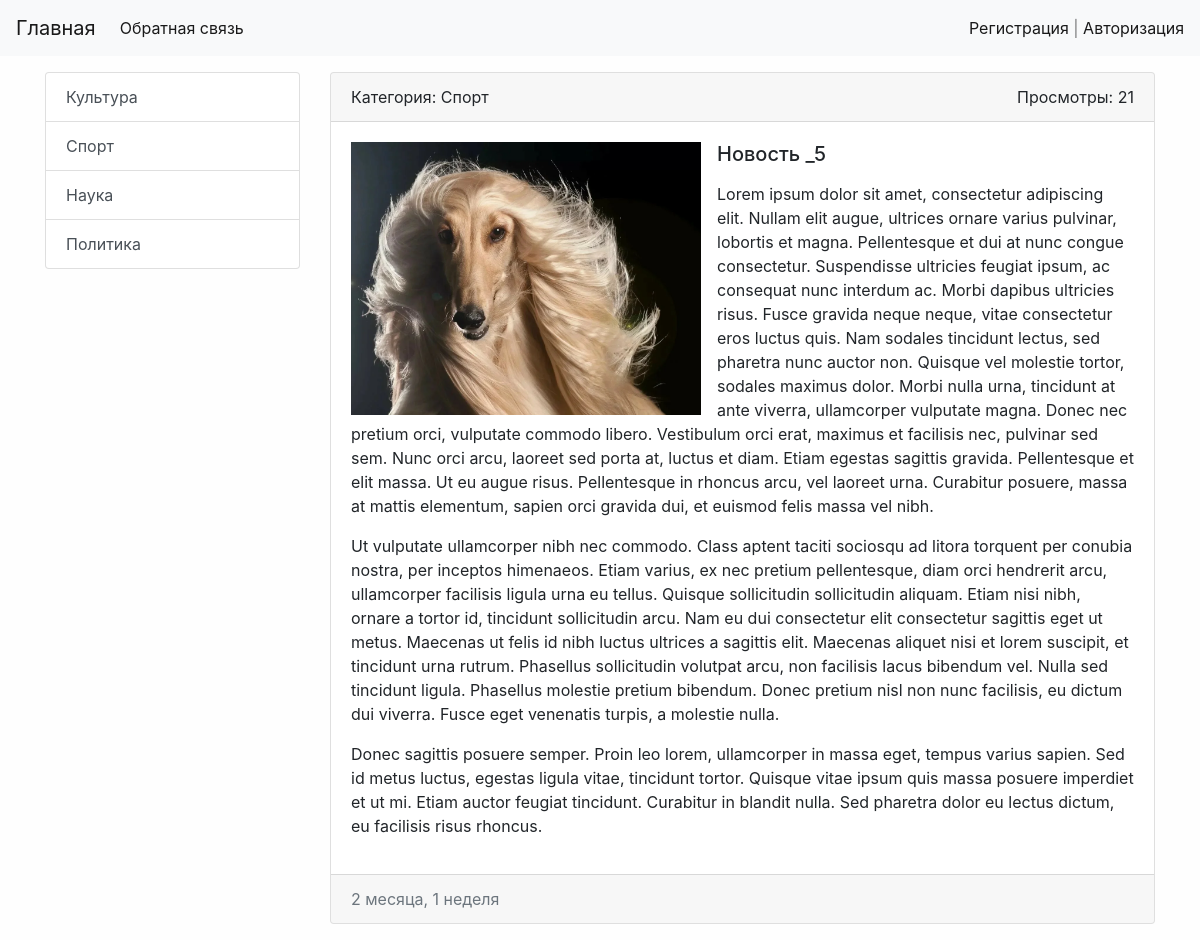
/news/6/, run on the app's committed database.
### appName/models.py (models this page shows, shortened)
class Category(models.Model):
    title = models.CharField(max_length=50, db_index=True)  #дб индекс - ускоряет поиск по этому полю хз
    def get_absolute_url(self): # конфенция приписывает называть так этот метод, а нужен он для ссылок красивых
        return reverse('category_page', kwargs={'category_id': self.pk})
    def __str__(self):
        return self.title   #   а называется эта хуета строковое представление объекта

class News(models.Model):
    title = models.CharField(max_length=100, verbose_name='Заголовок епта:')
    content = models.TextField(verbose_name='Текст новости:')
    created_at = models.DateTimeField(auto_now_add=True)
    updated_at = models.DateTimeField(auto_now=True)
    photo = models.ImageField(upload_to='photos/%Y/%m/', blank=True)
    is_published = models.BooleanField(default=True, verbose_name='Опубликовать?')
    news_category = models.ForeignKey('Category', on_delete=models.PROTECT, verbose_name='Категория:') #внешний ключ
    views = models.IntegerField(default=0)
    class Meta:     #подкласс для того чтобы изменить написание в админке лоол
        verbose_name = 'Новость'
        verbose_name_plural = 'Новости'
        ordering = ['created_at', 'title']  #порядок сортировки, работает везде, нетолько в админке

### appName/views.py (the view)
# urls.py: path('news/<int:pk>/', ViewNews.as_view(), name='news_page'),
class ViewNews(DetailView):
    model = News
    template_name = 'appName/news.html'
    def get(self, request, *args, **kwargs):
        news = self.get_object()
        news.views = F('views') + 1
        news.save()
        return super().get(request, *args, **kwargs)

### appName/templatetags/news_tags.py (called while the page is built)
@register.inclusion_tag('appName/list_categories.html') #шаблон для рендеринга
def show_categories(arg1='Hi'):
    categories = Category.objects.all()
    return {'categories': categories, 'arg1': arg1} #arg1 можно потом вывести

### appName/templates/appName/news.html (shortened to what this page needs)
{% extends 'base.html' %}
{% block content %}
<div class="card mb-3">
    <div class="card-header">
        <div class="d-flex">
            <div>
                Категория: {{ news.news_category }}
            </div>
            <div class="ml-auto">
                Просмотры: {{ news.views }}
            </div>
        </div>
    </div>
    <div class="card-body">
        {% if news.photo%}
        <img src="{{ news.photo.url }}" alt="" width="350" class="float-left mr-3">
        {% endif %}
        <h5 class="card-title">{{ news.title }}</h5>
        <p class="card-text">{{ news.content|linebreaks}}</p>
    </div>
    <div class="card-footer text-muted">
        {{ news.created_at|timesince}}
    </div>
</div>
{% endblock %}

### appName/templates/appName/list_categories.html
<div class="list-group">
    {% for item in categories %}
    <a href="{{ item.get_absolute_url }}" class="list-group-item list-group-item-action">{{ item.title }}</a>
    {% endfor %}
</div>

### randomBro/static/css/style.css (style rules this page uses)
body { background-color: #fefefe; }

### data on the page
Category: title "Культура"
Category: title "Спорт"
Category: title "Наука"
Category: title "Политика"
News: news_category "Спорт", views "21", photo (picture), title "Новость _5", content "Lorem ipsum dolor sit amet, consectetur adipiscing elit. Nullam elit augue, ultrices ornare varius pulvinar, lobortis et magna. Pellentesque et dui at nunc congue consectetur. Suspendisse ultricies feugiat ipsum, ac consequat nunc interdum ac. Morbi dapibus ultricies risus. Fusce gravida neque neque, vitae consectetur eros luctus quis. Nam sodales tincidunt lectus, sed pharetra nunc auctor non. Quisque vel molestie tortor, sodales maximus dolor. Morbi nulla urna, tincidunt at ante viverra, ullamcorper vulputate magna. Donec nec pretium orci, vulputate commodo libero. Vestibulum orci erat, maximus et facilisis nec, pulvinar sed sem. Nunc orci arcu, laoreet sed porta at, luctus et diam. Etiam…", created_at "2 месяца, 1 неделя"
